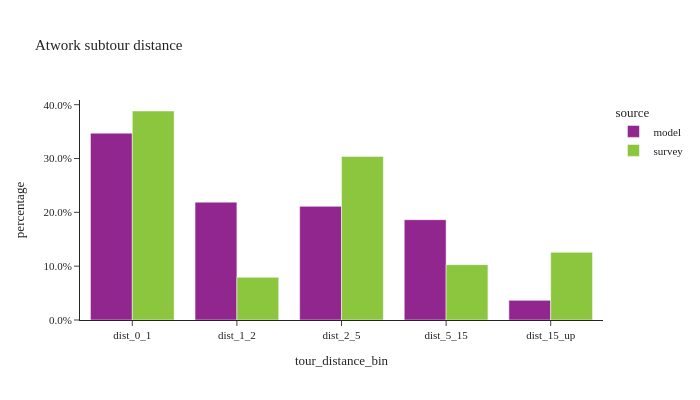

The cell this chart's notebook holds for it:
### Code cell
util.plot_share_barchart(atwork_subtour, 'tour_weight', 'tour_distance_bin', title="Atwork subtour distance")

### Figure 1 — Plotly figure (JSON) as saved in the notebook; plotly's stock layout.template omitted (floating-point values rounded to 4 significant figures)
{"data": [{"alignmentgroup": "True", "customdata": [[107255], [67641], [65237], [57573], [11268]], "hovertemplate": "source=model<br>tour_distance_bin=%{x}<br>percentage=%{y}<br>sample_size=%{customdata[0]}<extra></extra>", "legendgroup": "model", "marker": {"color": "#91268F", "pattern": {"shape": ""}}, "name": "model", "offsetgroup": "model", "orientation": "v", "showlegend": true, "textposition": "auto", "type": "bar", "x": ["dist_0_1", "dist_1_2", "dist_2_5", "dist_5_15", "dist_15_up"], "xaxis": "x", "y": [0.3471, 0.2189, 0.2111, 0.1863, 0.03647], "yaxis": "y"}, {"alignmentgroup": "True", "customdata": [[96], [60], [79], [66], [35]], "hovertemplate": "source=survey<br>tour_distance_bin=%{x}<br>percentage=%{y}<br>sample_size=%{customdata[0]}<extra></extra>", "legendgroup": "survey", "marker": {"color": "#8CC63E", "pattern": {"shape": ""}}, "name": "survey", "offsetgroup": "survey", "orientation": "v", "showlegend": true, "textposition": "auto", "type": "bar", "x": ["dist_0_1", "dist_1_2", "dist_2_5", "dist_5_15", "dist_15_up"], "xaxis": "x", "y": [0.3883, 0.07934, 0.3038, 0.1029, 0.1257], "yaxis": "y"}], "layout": {"barmode": "group", "height": 400, "legend": {"title": {"text": "source"}, "tracegroupgap": 0}, "title": {"text": "Atwork subtour distance"}, "width": 700, "xaxis": {"anchor": "y", "domain": [0.0, 1.0], "title": {"text": "tour_distance_bin"}}, "yaxis": {"anchor": "x", "domain": [0.0, 1.0], "tickformat": ".1%", "title": {"text": "percentage"}}}}
